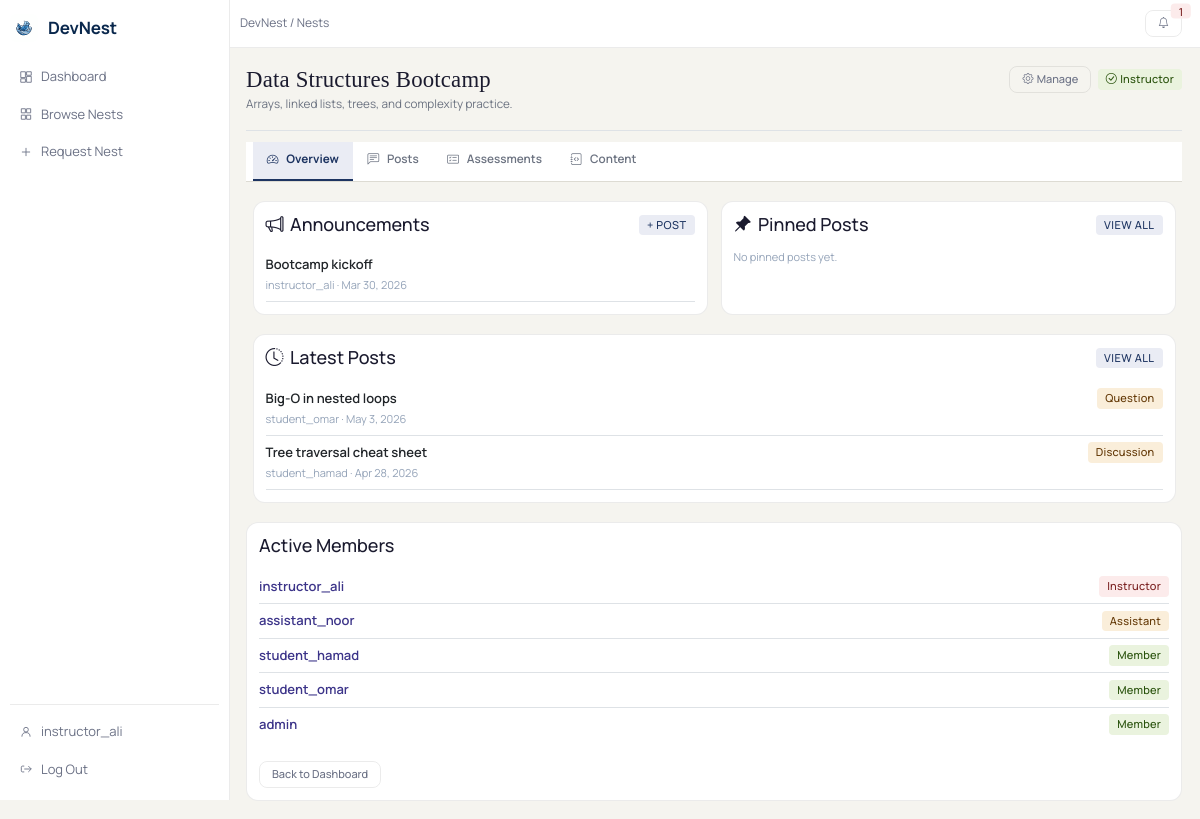
Page /nests/2/ (signed in) on the earlier database version.
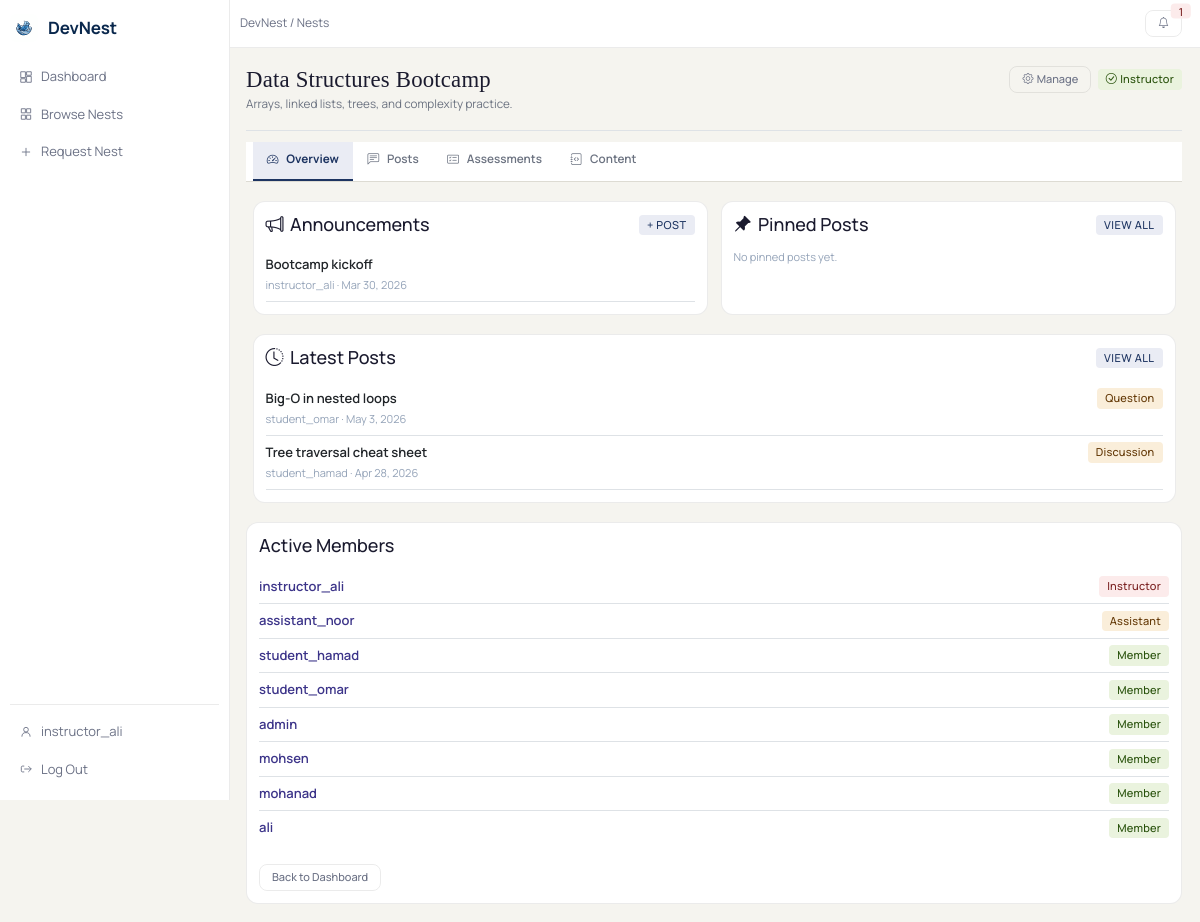
Same page on the later database version.
### posts/models.py (models this page shows, shortened)
class Post(models.Model):
    user = models.ForeignKey(User, on_delete=models.CASCADE)
    nest = models.ForeignKey(Nest, on_delete=models.CASCADE, related_name='posts', null=True, blank=True)
    title = models.CharField(max_length=200)
    content = models.TextField()
    image = models.ImageField(upload_to='images/posts/', null=True, blank=True)
    is_pinned = models.BooleanField(default=False)
    post_type = models.ForeignKey(PostType, on_delete=models.CASCADE, default=None, null=True, blank=True)
    tags = models.ManyToManyField(PostTag, blank=True, related_name='posts')
    created_at = models.DateTimeField(auto_now_add=True)
    class Meta:
        ordering = ['-created_at']

class PostType(models.Model):
    name = models.CharField(max_length=128, unique=True)

### nests/models.py (models this page shows, shortened)
class NestMembership(models.Model):
    class Role(models.TextChoices):
        INSTRUCTOR = 'instructor', 'Instructor'
        ASSISTANT  = 'assistant',  'Assistant'
        MEMBER     = 'member',     'Member'
    class Status(models.TextChoices):
        PENDING  = 'pending',  'Pending'
        ACTIVE   = 'active',   'Active'
        REJECTED = 'rejected', 'Rejected'
    nest      = models.ForeignKey(Nest, on_delete=models.CASCADE, related_name='memberships')
    user      = models.ForeignKey(settings.AUTH_USER_MODEL, on_delete=models.CASCADE, related_name='nest_memberships')
    role      = models.CharField(max_length=20, choices=Role.choices, default=Role.MEMBER)
    status    = models.CharField(max_length=20, choices=Status.choices, default=Status.PENDING)
    joined_at = models.DateTimeField(auto_now_add=True)
    class Meta:
        constraints = [
            models.UniqueConstraint(fields=['nest', 'user'], name='unique_nest_membership')
        ]
        ordering = ['nest', 'joined_at']

### nests/views.py (the view, shortened to what this page needs)
# urls.py: path('<int:nest_id>/',        views.nest_detail_view,       name='nest_detail'),
def nest_detail_view(request: HttpRequest, nest_id: int):
    if not request.user.is_authenticated:
        return _require_auth(request, 'You must be signed in to view nest details.')
    """Dashboard for an approved nest: shows announcements and recent posts."""
    nest = get_object_or_404(Nest, pk=nest_id, status=Nest.Status.APPROVED)
    membership = nest.membership_for(request.user)
    pending_membership = nest.memberships.filter(
        user=request.user, status=NestMembership.Status.PENDING
    ).first()
    can_manage = nest.is_nest_staff(request.user) or nest.is_site_staff(request.user)
    has_access = can_manage or (membership is not None)
    total_score = (
        Submission.objects
        .filter(student=request.user, assessment__nest=nest)
        .aggregate(total=Sum('score'))['total'] or 0
    )
    ann_type = PostType.objects.filter(name='Announcement').first()
    announcements = (
        Post.objects.filter(nest=nest, post_type=ann_type).order_by('-created_at')[:5]
        if ann_type else []
    )
    pinned_posts = (
        Post.objects.filter(nest=nest, is_pinned=True)
        .exclude(post_type=ann_type)
        .order_by('-created_at')[:5]
        if ann_type else Post.objects.filter(nest=nest, is_pinned=True).order_by('-created_at')[:5]
    )
    recent_posts = (
        Post.objects.filter(nest=nest)
        .exclude(is_pinned=True)
        .exclude(post_type=ann_type)
        .order_by('-created_at')[:5]
        if ann_type else Post.objects.filter(nest=nest).exclude(is_pinned=True).order_by('-created_at')[:5]
    )
    return render(request, 'nests/nest_detail.html', {
        'nest': nest,
        'membership': membership,
        'pending_membership': pending_membership,
        'can_manage': can_manage,
        'announcements': announcements,
        'pinned_posts': pinned_posts,
        'recent_posts': recent_posts,
        'total_score': total_score,
    })

### main/context_processors.py (called while the page is built)
def notifications_context(request):
    if not getattr(request.user, 'is_authenticated', False):
        return {
            'unread_notifications': [],
            'unread_notifications_count': 0,
        }
    unread_qs = Notification.objects.filter(user=request.user, is_read=False)
    return {
        'unread_notifications': list(unread_qs[:8]),
        'unread_notifications_count': unread_qs.count(),
    }

### nests/models.py (called while the page is built)
    def membership_for(self, user):
        if not getattr(user, 'is_authenticated', False):
            return None
        return self.memberships.filter(user=user, status=NestMembership.Status.ACTIVE).first()

    def is_nest_staff(self, user):
        m = self.membership_for(user)
        return m is not None and m.role in (NestMembership.Role.INSTRUCTOR, NestMembership.Role.ASSISTANT)

### nests/templates/nests/nest_detail.html (shortened to what the changed rows need)
{% extends "nests/nest_detail_base.html" %}
{% block feature_content %}
<div class="row g-3 mb-4">
    <div class="col-12 col-lg-6">
        <div class="nest-surface p-4 h-100 d-flex flex-column">
            {% if announcements %}
                <ul class="list-group list-group-flush">
                    {% for post in announcements %}
                        <li class="list-group-item px-0 py-2 border-0 border-bottom">
                            <div class="fw-semibold">{{ post.title }}</div>
                            <small class="text-muted">{{ post.user.username }} &middot; {{ post.created_at|date:"M j, Y" }}</small>
                        </li>
                    {% endfor %}
                </ul>
            {% else %}
                <p class="text-muted mb-0">No announcements yet.</p>
            {% endif %}
        </div>
    </div>
</div>
<div class="row g-3 mb-4">
    <div class="col-12">
        <div class="nest-surface p-4 d-flex flex-column">
            {% if recent_posts %}
                <ul class="list-group list-group-flush">
                    {% for post in recent_posts %}
                        <li class="list-group-item px-0 py-2 border-0 border-bottom">
                            <a href="{% url 'nests:nest_post_detail' nest_id=nest.pk post_id=post.pk %}" class="text-decoration-none text-reset d-block">
                                <div class="d-flex justify-content-between align-items-center gap-2">
                                    <span class="fw-semibold">{{ post.title }}</span>
                                    {% if post.post_type %}
                                        <span class="nest-chip nest-chip-pending" style="font-size:.72rem">{{ post.post_type.name }}</span>
                                    {% endif %}
                                </div>
                                <small class="text-muted">{{ post.user.username }} &middot; {{ post.created_at|date:"M j, Y" }}</small>
                            </a>
                        </li>
                    {% endfor %}
                </ul>
            {% else %}
                <p class="text-muted mb-0">No posts yet. <a href="{% url 'nests:nest_posts' nest_id=nest.pk %}">Start the first one.</a></p>
            {% endif %}
        </div>
    </div>
</div>
<div class="nest-surface p-4 p-md-5">
    <ul class="list-group list-group-flush mt-2">
        {% for m in nest.memberships.all %}
            {% if m.status == 'active' %}
                <li class="list-group-item d-flex justify-content-between align-items-center px-0">
                    <a href="{% url 'accounts:user_profile_view' user_name=m.user.username %}" class="fw-semibold text-decoration-none">{{ m.user.username }}</a>
                    <span class="nest-chip {% if m.role == 'instructor' %}nest-chip-rejected{% elif m.role == 'assistant' %}nest-chip-pending{% else %}nest-chip-approved{% endif %}">
                        {{ m.get_role_display }}
                    </span>
                </li>
            {% endif %}
        {% empty %}
            <li class="list-group-item px-0 text-muted">No members yet.</li>
        {% endfor %}
    </ul>
</div>
{% endblock feature_content %}

### nests/templates/nests/nest_detail_base.html (shortened to what this page needs)
{% extends "nests/base.html" %}
{% block content %}
{% if nest %}
<div class="nest-page-head pb-3 mb-0 border-bottom">
    <div>
        <h2 class="nest-page-title">{{ nest.name }}</h2>
        <p class="nest-page-subtitle mb-1">{{ nest.description }}</p>
    </div>
    <div class="d-flex gap-2 flex-wrap align-items-center">
        {% if can_manage %}
            <a href="{% url 'nests:manage_nest' nest_id=nest.pk %}" class="nest-btn-soft">
                <i class="bi bi-gear me-1"></i> Manage
            </a>
        {% endif %}
        {% if membership %}
            <span class="nest-chip nest-chip-approved align-self-center">
                <i class="bi bi-check-circle me-1"></i> {{ membership.get_role_display }}
            </span>
        {% elif pending_membership %}
            <span class="nest-chip nest-chip-pending align-self-center">
                <i class="bi bi-hourglass-split me-1"></i> Request Pending
            </span>
        {% elif nest.creator == request.user or can_manage %}
            <span class="nest-chip nest-chip-approved align-self-center">
                <i class="bi bi-shield-check me-1"></i> Instructor
            </span>
        {% endif %}
    </div>
</div>
<div class="nest-subnav-wrap">
    <nav class="nest-subnav" aria-label="Nest feature navigation">
        <a href="{% url 'nests:nest_detail' nest_id=nest.pk %}"
           class="nest-subnav-link {% block tab_overview %}{% endblock %}">
            <i class="bi bi-speedometer2 me-1"></i> Overview
        </a>
        <a href="{% url 'nests:nest_posts' nest_id=nest.pk %}"
           class="nest-subnav-link {% block tab_posts %}{% endblock %}">
            <i class="bi bi-chat-left-text me-1"></i> Posts
        </a>
        <a href="{% url 'assessments:assessment_page_view' nest_id=nest.pk %}"
           class="nest-subnav-link {% block tab_assessments %}{% endblock %}">
            <i class="bi bi-card-checklist me-1"></i> Assessments
        </a>
        <a href="{% url 'content:all_titles_view' %}?nest_id={{ nest.pk }}"
           class="nest-subnav-link {% block tab_content %}{% endblock %}">
            <i class="bi bi-journal-code me-1"></i> Content
        </a>
    </nav>
</div>
{% endif %}
{% block feature_content %}{% endblock %}
{% endblock %}

Differences in the rows shown:
added NestMembership: user.username "mohsen", role "Member"
added NestMembership: user.username "mohanad", role "Member"
added NestMembership: user.username "ali", role "Member"
